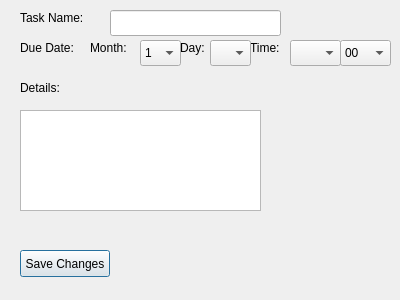
<?xml version="1.0" encoding="UTF-8"?>
<ui version="4.0">
 <class>ViewTaskDialog</class>
 <widget class="QDialog" name="ViewTaskDialog">
  <property name="geometry">
   <rect>
    <x>0</x>
    <y>0</y>
    <width>400</width>
    <height>300</height>
   </rect>
  </property>
  <property name="windowTitle">
   <string>Dialog</string>
  </property>
  <widget class="QLabel" name="label">
   <property name="geometry">
    <rect>
     <x>20</x>
     <y>10</y>
     <width>81</width>
     <height>16</height>
    </rect>
   </property>
   <property name="text">
    <string>Task Name:</string>
   </property>
  </widget>
  <widget class="QLabel" name="label_2">
   <property name="geometry">
    <rect>
     <x>20</x>
     <y>40</y>
     <width>71</width>
     <height>16</height>
    </rect>
   </property>
   <property name="text">
    <string>Due Date:</string>
   </property>
  </widget>
  <widget class="QLabel" name="label_3">
   <property name="geometry">
    <rect>
     <x>20</x>
     <y>80</y>
     <width>60</width>
     <height>16</height>
    </rect>
   </property>
   <property name="text">
    <string>Details:</string>
   </property>
  </widget>
  <widget class="QTextEdit" name="description">
   <property name="geometry">
    <rect>
     <x>20</x>
     <y>110</y>
     <width>241</width>
     <height>101</height>
    </rect>
   </property>
  </widget>
  <widget class="QLabel" name="label_4">
   <property name="geometry">
    <rect>
     <x>90</x>
     <y>40</y>
     <width>51</width>
     <height>16</height>
    </rect>
   </property>
   <property name="text">
    <string>Month:</string>
   </property>
  </widget>
  <widget class="QLabel" name="label_5">
   <property name="geometry">
    <rect>
     <x>180</x>
     <y>40</y>
     <width>31</width>
     <height>16</height>
    </rect>
   </property>
   <property name="text">
    <string>Day:</string>
   </property>
  </widget>
  <widget class="QLabel" name="label_6">
   <property name="geometry">
    <rect>
     <x>250</x>
     <y>40</y>
     <width>41</width>
     <height>16</height>
    </rect>
   </property>
   <property name="text">
    <string>Time:</string>
   </property>
  </widget>
  <widget class="QComboBox" name="monthComboBox">
   <property name="geometry">
    <rect>
     <x>140</x>
     <y>40</y>
     <width>41</width>
     <height>26</height>
    </rect>
   </property>
   <item>
    <property name="text">
     <string>1</string>
    </property>
   </item>
   <item>
    <property name="text">
     <string>2</string>
    </property>
   </item>
   <item>
    <property name="text">
     <string>3</string>
    </property>
   </item>
   <item>
    <property name="text">
     <string>4</string>
    </property>
   </item>
   <item>
    <property name="text">
     <string>5</string>
    </property>
   </item>
   <item>
    <property name="text">
     <string>6</string>
    </property>
   </item>
   <item>
    <property name="text">
     <string>7</string>
    </property>
   </item>
   <item>
    <property name="text">
     <string>8</string>
    </property>
   </item>
   <item>
    <property name="text">
     <string>9</string>
    </property>
   </item>
   <item>
    <property name="text">
     <string>10</string>
    </property>
   </item>
   <item>
    <property name="text">
     <string>11</string>
    </property>
   </item>
   <item>
    <property name="text">
     <string>12</string>
    </property>
   </item>
  </widget>
  <widget class="QComboBox" name="dayComboBox">
   <property name="geometry">
    <rect>
     <x>210</x>
     <y>40</y>
     <width>41</width>
     <height>26</height>
    </rect>
   </property>
  </widget>
  <widget class="QComboBox" name="timeComboBox1">
   <property name="geometry">
    <rect>
     <x>290</x>
     <y>40</y>
     <width>51</width>
     <height>26</height>
    </rect>
   </property>
  </widget>
  <widget class="QComboBox" name="timeComboBox2">
   <property name="geometry">
    <rect>
     <x>340</x>
     <y>40</y>
     <width>51</width>
     <height>26</height>
    </rect>
   </property>
   <item>
    <property name="text">
     <string>00</string>
    </property>
   </item>
   <item>
    <property name="text">
     <string>30</string>
    </property>
   </item>
  </widget>
  <widget class="QPushButton" name="pushButton">
   <property name="geometry">
    <rect>
     <x>20</x>
     <y>250</y>
     <width>90</width>
     <height>27</height>
    </rect>
   </property>
   <property name="text">
    <string>Save Changes</string>
   </property>
  </widget>
  <widget class="QLineEdit" name="taskNameLabel">
   <property name="geometry">
    <rect>
     <x>110</x>
     <y>10</y>
     <width>171</width>
     <height>26</height>
    </rect>
   </property>
  </widget>
 </widget>
 <resources/>
 <connections/>
</ui>
